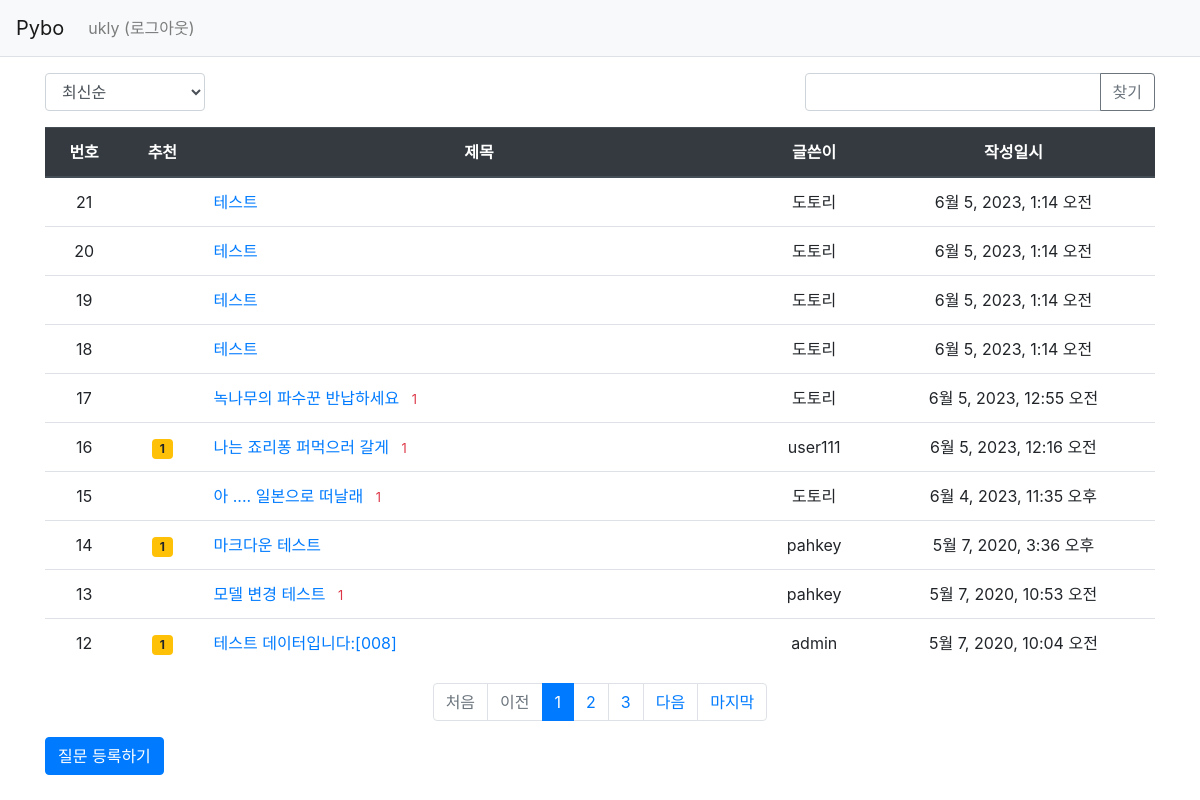
Page /pybo/ (signed in) on the committed database.
### pybo/models.py (models this page shows, shortened)
class Question(models.Model):
    author = models.ForeignKey(User, on_delete=models.CASCADE, related_name='author_question')
    subject = models.CharField(max_length=200)
    content = models.TextField()
    create_date = models.DateTimeField()
    modify_date = models.DateTimeField(null=True, blank=True)
    voter = models.ManyToManyField(User, related_name='voter_question')
    modify_count = models.IntegerField(null=True, blank=True, default=0)

### pybo/views/base_views.py (the view, shortened to what this page needs)
# urls.py: path('', base_views.index, name='index'),  # '/' 에 해당되는 path
def index(request):
    page = request.GET.get('page', '1')  # 페이지
    kw = request.GET.get('kw', '')  # 검색어
    so = request.GET.get('so', 'recent')  # 정렬기준
    if so == 'recommend':
        question_list = Question.objects.annotate(num_voter=Count('voter')).order_by('-num_voter', '-create_date')
    elif so == 'popular':
        question_list = Question.objects.annotate(num_answer=Count('answer')).order_by('-num_answer', '-create_date')
    else:  # recent
        question_list = Question.objects.order_by('-create_date')
    paginator = Paginator(question_list, 10)  # 페이지당 10개씩 보여주기
    page_obj = paginator.get_page(page)
    last_page = paginator.count // 10 + 1 if (paginator.count % 10) else paginator.count // 10
    context = {'question_list': page_obj, 'page': page, 'kw': kw, 'so': so, 'last_page': last_page}  # <------ so 추가
    return render(request, 'pybo/question_list.html', context)

### pybo/templatetags/pybo_filter.py (called while the page is built)
@register.filter
def sub(value, arg):
    return value - arg

### templates/pybo/question_list.html (shortened to what this page needs)
{% extends 'base.html' %}
{% load pybo_filter %}
{% block content %}
<div class="container my-3">
    <div class="row justify-content-between my-3">
        <div class="col-2">
            <select class="form-control so">
                <option value="recent" {% if so == 'recent' %}selected{% endif %}>최신순</option>
            </select>
        </div>
        <div class="col-4 input-group">
            <input type="text" class="form-control kw" value="{{ kw|default_if_none:'' }}">
            <div class="input-group-append">
                <button class="btn btn-outline-secondary" type="button" id="btn_search">찾기</button>
            </div>
        </div>
    </div>
    <table class="table">
        <thead>
        <tr class="text-center thead-dark">
            <th>번호</th>
            <th>추천</th>
            <th style="width:50%">제목</th>
            <th>글쓴이</th>
            <th>작성일시</th>
        </tr>
        </thead>
        <tbody>
        {% if question_list %}
        {% for question in question_list %}
        <tr class="text-center">
            <td>
                {{ question_list.paginator.count|sub:question_list.start_index|sub:forloop.counter0|add:1 }}
            </td>
            <td>
                {% if question.voter.all.count > 0 %}
                <span class="badge bg-warning px-2 py-1">{{ question.voter.all.count }}</span>
                {% endif %}
            </td>
            <td class="text-left">
                <a href="{% url 'pybo:detail' question.id %}">{{ question.subject }}</a>
                {% if question.answer_set.count > 0 %}
                <span class="text-danger small ml-2">{{ question.answer_set.count }}</span>
                {% endif %}
            </td>
            <td>{{ question.author.username }}</td>
            <td>{{ question.create_date }}</td>
        </tr>
        {% endfor %}
        {% else %}
        <tr>
            <td colspan="3">질문이 없습니다.</td>
        </tr>
        {% endif %}
        </tbody>
    </table>
    <ul class="pagination justify-content-center">
        {% if question_list.has_previous %}
        <li class="page-item">
            <a class="page-link" data-page="1" href="#">처음</a>
        </li>
        <li class="page-item">
            <a class="page-link" data-page="{{ question_list.previous_page_number }}" href="#">이전</a>
        </li>
        {% else %}
        <li class="page-item disabled">
            <a class="page-link" tabindex="-1" aria-disabled="true" href="#">처음</a>
        </li>
        <li class="page-item disabled">
            <a class="page-link" tabindex="-1" aria-disabled="true" href="#">이전</a>
        </li>
        {% endif %}
        {% for page_number in question_list.paginator.page_range %}
        {% if page_number >= question_list.number|add:-5 and page_number <= question_list.number|add:5 %}
            {% if page_number == question_list.number %}
            <li class="page-item active" aria-current="page">
                <a class="page-link" data-page="{{ page_number }}" href="#">{{ page_number }}</a>
            </li>
            {% else %}
            <li class="page-item">
                <a class="page-link" data-page="{{ page_number }}" href="#">{{ page_number }}</a>
            </li>
            {% endif %}
        {% endif %}
        {% endfor %}
        {% if question_list.has_next %}
        <li class="page-item">
            <a class="page-link" data-page="{{ question_list.next_page_number }}" href="#">다음</a>
        </li>
        <li class="page-item">
            <a class="page-link" data-page="{{ last_page }}" href="#">마지막</a>
        </li>
        {% endif %}
    </ul>
    <a href="{% url 'pybo:question_create' %}" class="btn btn-primary">질문 등록하기</a>
</div>
{% endblock %}

### templates/navbar.html (shortened to what this page needs)
<nav class="navbar navbar-expand-lg navbar-light bg-light border-bottom">
    <a class="navbar-brand" href="{% url 'pybo:index' %}">Pybo</a>
    <div class="collapse navbar-collapse flex-grow-0" id="navbarNav">
        <ul class="navbar-nav">
            <li class="nav-item ">
                {% if user.is_authenticated %}
                <a class="nav-link" href="{% url 'common:logout' %}">{{ user.username }} (로그아웃)</a>
                {% else %}
                <a class="nav-link" href="{% url 'common:login' %}">로그인</a>
                {% endif %}
            </li>
        </ul>
    </div>
</nav>

### rows in the picture
Question: paginator.count|sub "21", subject "테스트", author.username "도토리", create_date "6월 5, 2023, 1:14 오전"
Question: paginator.count|sub "20", subject "테스트", author.username "도토리", create_date "6월 5, 2023, 1:14 오전"
Question: paginator.count|sub "19", subject "테스트", author.username "도토리", create_date "6월 5, 2023, 1:14 오전"
Question: paginator.count|sub "18", subject "테스트", author.username "도토리", create_date "6월 5, 2023, 1:14 오전"
Question: paginator.count|sub "17", subject "녹나무의 파수꾼 반납하세요", answer_set.count "1", author.username "도토리", create_date "6월 5, 2023, 12:55 오전"
Question: paginator.count|sub "16", voter.all.count "1", subject "나는 죠리퐁 퍼먹으러 갈게", answer_set.count "1", author.username "user111", create_date "6월 5, 2023, 12:16 오전"
Question: paginator.count|sub "15", subject "아 .... 일본으로 떠날래", answer_set.count "1", author.username "도토리", create_date "6월 4, 2023, 11:35 오후"
Question: paginator.count|sub "14", voter.all.count "1", subject "마크다운 테스트", author.username "pahkey", create_date "5월 7, 2020, 3:36 오후"
Question: paginator.count|sub "13", subject "모델 변경 테스트", answer_set.count "1", author.username "pahkey", create_date "5월 7, 2020, 10:53 오전"
Question: paginator.count|sub "12", voter.all.count "1", subject "테스트 데이터입니다:[008]", author.username "admin", create_date "5월 7, 2020, 10:04 오전"

### other values in the picture
{{ user.username }} "ukly"
{{ page_number }} "1"
{{ page_number }} "2" "3"
